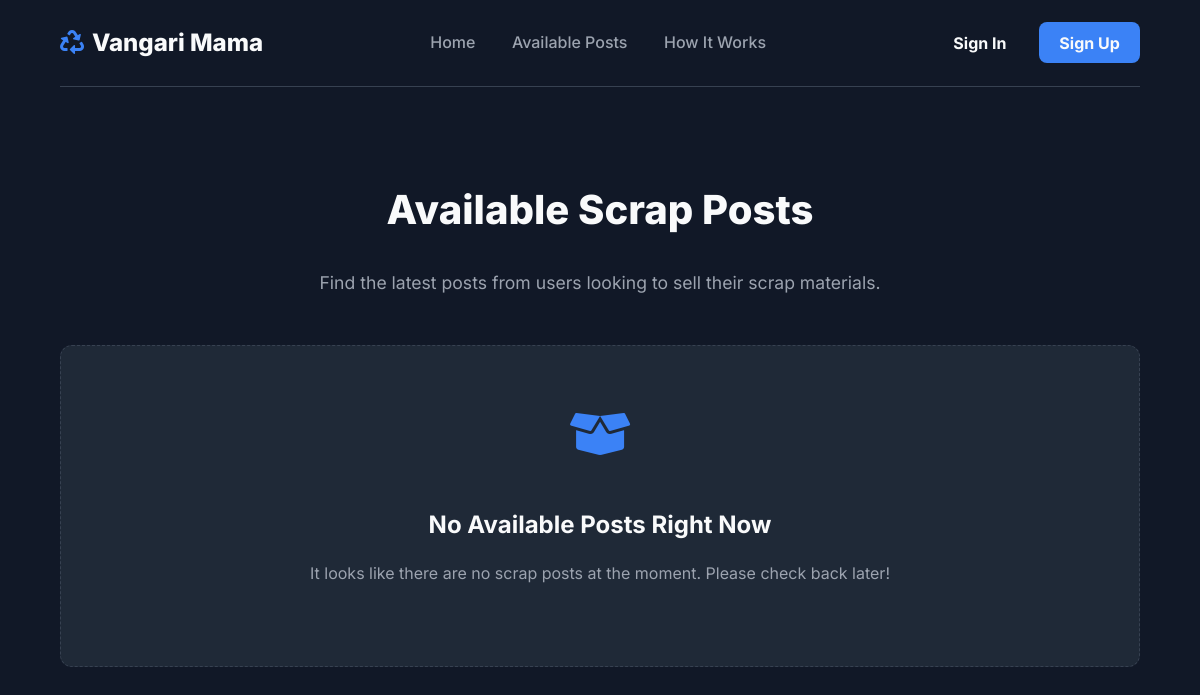
Page /posts on the earlier database version.
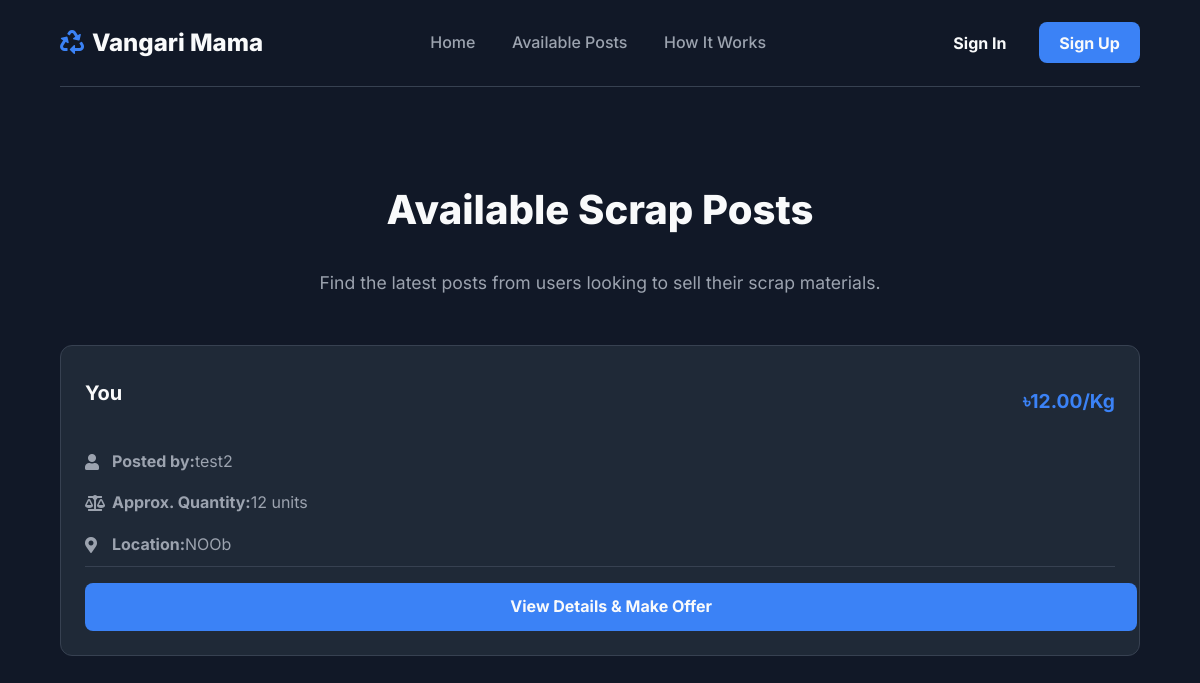
Same page on the later database version.
### models.py (models this page shows, shortened)
class TrashPost(db.Model):
    id = db.Column(db.Integer, primary_key=True)
    user_id = db.Column(db.Integer, db.ForeignKey('user.id'), nullable=False)
    trash_type = db.Column(db.String(50), nullable=False)
    quantity = db.Column(db.Integer, nullable=False)
    location = db.Column(db.String(255), nullable=False)
    description = db.Column(db.Text)
    status = db.Column(db.String(20), default='available', nullable=False)
    collector_id = db.Column(db.Integer, db.ForeignKey('user.id'))
    price_per_kg = db.Column(db.Numeric(10, 2), nullable=False)
    is_negotiable = db.Column(db.Boolean, default=False, nullable=False)
    created_at = db.Column(db.DateTime, default=datetime.utcnow)
    completed_at = db.Column(db.DateTime)
    final_weight_kg = db.Column(db.Float, nullable=True)
    final_price_per_kg = db.Column(db.Numeric(10, 2), nullable=True)
    total_transaction_value = db.Column(db.Numeric(10, 2), nullable=True)
    platform_profit = db.Column(db.Numeric(10, 2), nullable=True)
    phone_number = db.Column(db.String(20), nullable=True)
    google_map_link = db.Column(db.String(500), nullable=True)
    image_file = db.Column(db.String(30), nullable=False, default='default.jpg')
    reviews = db.relationship('Review', backref='post', lazy='dynamic', cascade="all, delete-orphan")

class User(UserMixin, db.Model):
    id = db.Column(db.Integer, primary_key=True)
    username = db.Column(db.String(64), unique=True, nullable=False)
    email = db.Column(db.String(120), unique=True, nullable=False)
    password_hash = db.Column(db.String(256), nullable=False)
    user_type = db.Column(db.String(20), default='user', nullable=False)
    is_admin = db.Column(db.Boolean, default=False)
    total_earnings = db.Column(db.Numeric(10, 2), default=0.00)
    created_at = db.Column(db.DateTime, default=datetime.utcnow)
    posts = db.relationship('TrashPost', foreign_keys='TrashPost.user_id', backref='owner', lazy='dynamic', cascade="all, delete-orphan")
    collections = db.relationship('TrashPost', foreign_keys='TrashPost.collector_id', backref='collector', lazy='dynamic')
    reviews_given = db.relationship('Review', foreign_keys='Review.reviewer_id', backref='reviewer', lazy='dynamic', cascade="all, delete-orphan")
    reviews_received = db.relationship('Review', foreign_keys='Review.reviewee_id', backref='reviewee', lazy='dynamic', cascade="all, delete-orphan")

### routes.py (the view)
@app.route('/posts')
def all_posts():
    query = request.args.get('query', '')
    if query:
        posts = TrashPost.query.filter(
            TrashPost.trash_type.ilike(f'%{query}%') |
            TrashPost.location.ilike(f'%{query}%')
        ).filter_by(status='available').order_by(TrashPost.created_at.desc()).all()
    else:
        posts = TrashPost.query.filter_by(status='available').order_by(TrashPost.created_at.desc()).all()
    return render_template('index.html', posts=posts, title='Available Posts', query=query)

### templates/index.html (shortened to what this page needs)
{% extends "base.html" %}  {% block content %}
<div class="container">
  <div class="page-header">
    <h1>Available Scrap Posts</h1>
    <p>
      Find the latest posts from users looking to sell their scrap materials.
    </p>
  </div>
  <div class="post-grid">
    {% if posts %} {% for post in posts %}
    <div class="post-card">
      <div class="post-card-header">
        <h2>{{ post.trash_type.title() }}</h2>
        <span class="post-card-price"
          >৳{{ "%.2f"|format(post.price_per_kg) }}/Kg</span
        >
      </div>
      <div class="post-card-body">
        <p>
          <i class="fas fa-user"></i> <strong>Posted by:</strong> {{
          post.owner.username }}
        </p>
        <p>
          <i class="fas fa-balance-scale"></i>
          <strong>Approx. Quantity:</strong> {{ post.quantity }} units
        </p>
        <p>
          <i class="fas fa-map-marker-alt"></i> <strong>Location:</strong> {{
          post.location }}
        </p>
      </div>
      <div class="post-card-footer">
        <a
          href="{{ url_for('view_post', post_id=post.id) }}"
          class="view-details-btn"
          >View Details & Make Offer</a
        >
      </div>
    </div>
    {% endfor %} {% else %}
    <div class="empty-state-full-width">
      <i class="fas fa-box-open"></i>
      <h3>No Available Posts Right Now</h3>
      <p>
        It looks like there are no scrap posts at the moment. Please check back
        later!
      </p>
    </div>
    {% endif %}
  </div>
</div>
{% endblock %}

### templates/base.html (shortened to what this page needs)
<!DOCTYPE html>
<html lang="en">
  <head>
    <link
      rel="stylesheet"
      href="https://cdnjs.cloudflare.com/ajax/libs/font-awesome/5.15.4/css/all.min.css"
    />
  </head>
  <body>
    <header class="navbar container">
      <a href="{{ url_for('home') }}" class="logo"
        ><i class="fas fa-recycle"></i>Vangari Mama</a
      >
      <nav class="nav-links">
        <a href="{{ url_for('home') }}">Home</a>
        <a href="{{ url_for('all_posts') }}">Available Posts</a>
        <a href="{{ url_for('how_it_works') }}">How It Works</a>
      </nav>
      <div class="nav-buttons">
        {% if current_user.is_authenticated %}
        <a href="{{ url_for('logout') }}" class="btn btn-signin">Log Out</a>
        {% if current_user.is_admin %}
        <a href="{{ url_for('admin_dashboard') }}" class="btn btn-getstarted"
          >Admin Panel</a
        >
        {% else %}
        <a href="{{ url_for('user_dashboard') }}" class="btn btn-getstarted"
          >My Dashboard</a
        >
        {% endif %} {% else %}
        <a href="{{ url_for('login') }}" class="btn btn-signin">Sign In</a>
        <a href="{{ url_for('register') }}" class="btn btn-getstarted"
          >Sign Up</a
        >
        {% endif %}
      </div>
    </header>
    <main>{% block content %}{% endblock %}</main>
  </body>
</html>

### templates/base.html (style rules this page uses)
:root { --dark-bg: #111827; --dark-card: #1F2937; --primary-blue: #3B82F6; --primary-hover: #2563EB; --text-light: #F9FAFB; --text-muted: #9CA3AF; --border-color: #374151; }
body { background-color: var(--dark-bg); color: var(--text-light); font-family: 'Inter', sans-serif; margin: 0; line-height: 1.6; }
.container { width: 90%; max-width: 1200px; margin: 0 auto; }
.navbar { display: flex; justify-content: space-between; align-items: center; padding: 1.5rem 0; background-color: var(--dark-bg); border-bottom: 1px solid var(--border-color); }
.navbar .logo { font-size: 1.5rem; font-weight: 800; color: var(--text-light); text-decoration: none; }
.navbar .logo i { color: var(--primary-blue); margin-right: 0.5rem; }
.navbar .nav-links a { color: var(--text-muted); text-decoration: none; margin: 0 1rem; font-weight: 500; transition: color 0.2s ease; }
.navbar .nav-buttons .btn { text-decoration: none; padding: 0.6rem 1.2rem; border-radius: 0.5rem; font-weight: 700; transition: background-color 0.2s ease; border: 1px solid transparent; }
.navbar .nav-buttons .btn-signin { color: var(--text-light); margin-right: 0.5rem; }
.navbar .nav-buttons .btn-getstarted { background-color: var(--primary-blue); color: var(--text-light); }
main { padding: 4rem 0; }
.post-card { background-color: var(--dark-bg); border: 1px solid var(--border-color); border-radius: 0.75rem; padding: 1.5rem; display: flex; flex-direction: column; }
.post-card-price { font-size: 1.1rem; font-weight: 700; color: var(--primary-blue); margin-top: auto; padding-top: 1rem; }
.page-header { text-align: center; margin-bottom: 3rem; }
.page-header h1 { font-size: 2.5rem; font-weight: 800; }
.page-header p { color: var(--text-muted); font-size: 1.1rem; }
.post-grid { display: grid; grid-template-columns: repeat(auto-fit, minmax(320px, 1fr)); gap: 1.5rem; }
.post-card { background-color: var(--dark-card); border: 1px solid var(--border-color); border-radius: 0.75rem; padding: 1.5rem; display: flex; flex-direction: column; transition: transform 0.2s ease, box-shadow 0.2s ease; }
.post-card-header { display: flex; justify-content: space-between; align-items: center; margin-bottom: 1rem; }
.post-card-header h2 { font-size: 1.25rem; font-weight: 700; margin: 0; }
.post-card-price { font-size: 1.2rem; font-weight: 700; color: var(--primary-blue); }
.post-card-body p { color: var(--text-muted); margin-bottom: 0.5rem; display: flex; align-items: center; }
.post-card-body i { margin-right: 0.75rem; color: var(--text-muted); width: 15px; }
.post-card-footer { margin-top: auto; padding-top: 1rem; border-top: 1px solid var(--border-color); }
.view-details-btn { display: block; width: 100%; text-align: center; padding: 0.7rem; background-color: var(--primary-blue); color: var(--text-light); text-decoration: none; border-radius: 0.5rem; font-weight: 700; transition: background-color 0.2s ease; }

Differences in the rows shown:
added TrashPost: trash_type "You", price_per_kg "12.00", owner.username "test2", quantity "12", location "NOOb"
Other differences:
text no longer shown: "No Available Posts Right Now It looks like there are no scrap posts at the moment. Please check back later!"
